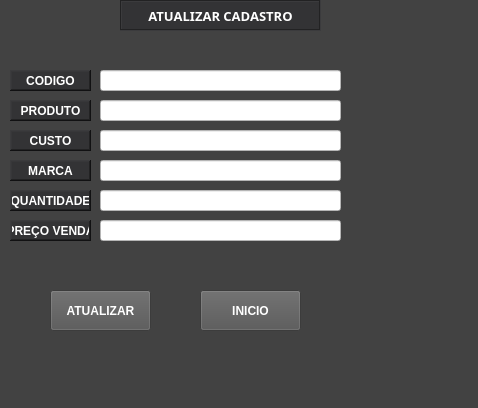
<?xml version="1.0" encoding="UTF-8"?>
<ui version="4.0">
 <class>MainWindow</class>
 <widget class="QMainWindow" name="MainWindow">
  <property name="geometry">
   <rect>
    <x>0</x>
    <y>0</y>
    <width>478</width>
    <height>408</height>
   </rect>
  </property>
  <property name="windowTitle">
   <string>MainWindow</string>
  </property>
  <property name="styleSheet">
   <string notr="true">background-color: rgb(66, 66, 66);</string>
  </property>
  <widget class="QWidget" name="centralwidget">
   <widget class="QLabel" name="label_7">
    <property name="geometry">
     <rect>
      <x>120</x>
      <y>0</y>
      <width>201</width>
      <height>31</height>
     </rect>
    </property>
    <property name="font">
     <font>
      <family>Arial Black</family>
      <pointsize>10</pointsize>
      <weight>75</weight>
      <bold>true</bold>
     </font>
    </property>
    <property name="styleSheet">
     <string notr="true">background-color: rgb(51, 51, 53);
color: rgb(255, 255, 255);</string>
    </property>
    <property name="frameShape">
     <enum>QFrame::Box</enum>
    </property>
    <property name="frameShadow">
     <enum>QFrame::Sunken</enum>
    </property>
    <property name="text">
     <string>ATUALIZAR CADASTRO</string>
    </property>
    <property name="alignment">
     <set>Qt::AlignCenter</set>
    </property>
    <property name="margin">
     <number>-2</number>
    </property>
   </widget>
   <widget class="QLineEdit" name="lineEdit">
    <property name="geometry">
     <rect>
      <x>100</x>
      <y>70</y>
      <width>241</width>
      <height>21</height>
     </rect>
    </property>
    <property name="font">
     <font>
      <family>Arial</family>
      <pointsize>9</pointsize>
     </font>
    </property>
    <property name="cursor">
     <cursorShape>ArrowCursor</cursorShape>
    </property>
    <property name="styleSheet">
     <string notr="true">background-color: rgb(255, 255, 255);</string>
    </property>
    <property name="inputMask">
     <string/>
    </property>
    <property name="text">
     <string/>
    </property>
   </widget>
   <widget class="QLabel" name="label_3">
    <property name="geometry">
     <rect>
      <x>10</x>
      <y>130</y>
      <width>81</width>
      <height>21</height>
     </rect>
    </property>
    <property name="font">
     <font>
      <family>Arial</family>
      <weight>75</weight>
      <bold>true</bold>
     </font>
    </property>
    <property name="styleSheet">
     <string notr="true">background-color: rgb(51, 51, 53);
color: rgb(255, 255, 255);</string>
    </property>
    <property name="frameShape">
     <enum>QFrame::WinPanel</enum>
    </property>
    <property name="frameShadow">
     <enum>QFrame::Raised</enum>
    </property>
    <property name="text">
     <string>CUSTO</string>
    </property>
    <property name="alignment">
     <set>Qt::AlignCenter</set>
    </property>
   </widget>
   <widget class="QLineEdit" name="lineEdit_3">
    <property name="geometry">
     <rect>
      <x>100</x>
      <y>130</y>
      <width>241</width>
      <height>21</height>
     </rect>
    </property>
    <property name="font">
     <font>
      <family>Arial</family>
      <pointsize>9</pointsize>
     </font>
    </property>
    <property name="cursor">
     <cursorShape>ArrowCursor</cursorShape>
    </property>
    <property name="styleSheet">
     <string notr="true">background-color: rgb(255, 255, 255);</string>
    </property>
    <property name="inputMask">
     <string/>
    </property>
    <property name="text">
     <string/>
    </property>
   </widget>
   <widget class="QLabel" name="label_4">
    <property name="geometry">
     <rect>
      <x>10</x>
      <y>160</y>
      <width>81</width>
      <height>21</height>
     </rect>
    </property>
    <property name="font">
     <font>
      <family>Arial</family>
      <weight>75</weight>
      <bold>true</bold>
     </font>
    </property>
    <property name="styleSheet">
     <string notr="true">background-color: rgb(51, 51, 53);
color: rgb(255, 255, 255);</string>
    </property>
    <property name="frameShape">
     <enum>QFrame::WinPanel</enum>
    </property>
    <property name="frameShadow">
     <enum>QFrame::Raised</enum>
    </property>
    <property name="text">
     <string>MARCA</string>
    </property>
    <property name="alignment">
     <set>Qt::AlignCenter</set>
    </property>
   </widget>
   <widget class="QLabel" name="label_5">
    <property name="geometry">
     <rect>
      <x>10</x>
      <y>190</y>
      <width>81</width>
      <height>21</height>
     </rect>
    </property>
    <property name="font">
     <font>
      <family>Arial</family>
      <weight>75</weight>
      <bold>true</bold>
     </font>
    </property>
    <property name="styleSheet">
     <string notr="true">background-color: rgb(51, 51, 53);
color: rgb(255, 255, 255);</string>
    </property>
    <property name="frameShape">
     <enum>QFrame::WinPanel</enum>
    </property>
    <property name="frameShadow">
     <enum>QFrame::Raised</enum>
    </property>
    <property name="text">
     <string>QUANTIDADE</string>
    </property>
    <property name="alignment">
     <set>Qt::AlignCenter</set>
    </property>
   </widget>
   <widget class="QLineEdit" name="lineEdit_2">
    <property name="geometry">
     <rect>
      <x>100</x>
      <y>100</y>
      <width>241</width>
      <height>21</height>
     </rect>
    </property>
    <property name="font">
     <font>
      <family>Arial</family>
      <pointsize>9</pointsize>
     </font>
    </property>
    <property name="cursor">
     <cursorShape>ArrowCursor</cursorShape>
    </property>
    <property name="styleSheet">
     <string notr="true">background-color: rgb(255, 255, 255);</string>
    </property>
    <property name="inputMask">
     <string/>
    </property>
    <property name="text">
     <string/>
    </property>
   </widget>
   <widget class="QLineEdit" name="lineEdit_4">
    <property name="geometry">
     <rect>
      <x>100</x>
      <y>160</y>
      <width>241</width>
      <height>21</height>
     </rect>
    </property>
    <property name="font">
     <font>
      <family>Arial</family>
      <pointsize>9</pointsize>
     </font>
    </property>
    <property name="cursor">
     <cursorShape>ArrowCursor</cursorShape>
    </property>
    <property name="styleSheet">
     <string notr="true">background-color: rgb(255, 255, 255);</string>
    </property>
    <property name="inputMask">
     <string/>
    </property>
    <property name="text">
     <string/>
    </property>
   </widget>
   <widget class="QLineEdit" name="lineEdit_5">
    <property name="geometry">
     <rect>
      <x>100</x>
      <y>190</y>
      <width>241</width>
      <height>21</height>
     </rect>
    </property>
    <property name="font">
     <font>
      <family>Arial</family>
      <pointsize>9</pointsize>
     </font>
    </property>
    <property name="cursor">
     <cursorShape>ArrowCursor</cursorShape>
    </property>
    <property name="styleSheet">
     <string notr="true">background-color: rgb(255, 255, 255);</string>
    </property>
    <property name="inputMask">
     <string/>
    </property>
    <property name="text">
     <string/>
    </property>
   </widget>
   <widget class="QLineEdit" name="lineEdit_6">
    <property name="geometry">
     <rect>
      <x>100</x>
      <y>220</y>
      <width>241</width>
      <height>21</height>
     </rect>
    </property>
    <property name="font">
     <font>
      <family>Arial</family>
      <pointsize>9</pointsize>
     </font>
    </property>
    <property name="cursor">
     <cursorShape>ArrowCursor</cursorShape>
    </property>
    <property name="styleSheet">
     <string notr="true">background-color: rgb(255, 255, 255);</string>
    </property>
    <property name="inputMask">
     <string/>
    </property>
    <property name="text">
     <string/>
    </property>
   </widget>
   <widget class="QLabel" name="label_2">
    <property name="geometry">
     <rect>
      <x>10</x>
      <y>100</y>
      <width>81</width>
      <height>21</height>
     </rect>
    </property>
    <property name="font">
     <font>
      <family>Arial</family>
      <weight>75</weight>
      <bold>true</bold>
     </font>
    </property>
    <property name="styleSheet">
     <string notr="true">background-color: rgb(51, 51, 53);
color: rgb(255, 255, 255);</string>
    </property>
    <property name="frameShape">
     <enum>QFrame::WinPanel</enum>
    </property>
    <property name="frameShadow">
     <enum>QFrame::Raised</enum>
    </property>
    <property name="text">
     <string>PRODUTO</string>
    </property>
    <property name="alignment">
     <set>Qt::AlignCenter</set>
    </property>
   </widget>
   <widget class="QLabel" name="label_6">
    <property name="geometry">
     <rect>
      <x>10</x>
      <y>220</y>
      <width>81</width>
      <height>21</height>
     </rect>
    </property>
    <property name="font">
     <font>
      <family>Arial</family>
      <weight>75</weight>
      <bold>true</bold>
     </font>
    </property>
    <property name="styleSheet">
     <string notr="true">background-color: rgb(51, 51, 53);
color: rgb(255, 255, 255);</string>
    </property>
    <property name="frameShape">
     <enum>QFrame::WinPanel</enum>
    </property>
    <property name="frameShadow">
     <enum>QFrame::Raised</enum>
    </property>
    <property name="text">
     <string>PREÇO VENDA</string>
    </property>
    <property name="alignment">
     <set>Qt::AlignCenter</set>
    </property>
   </widget>
   <widget class="QLabel" name="label">
    <property name="geometry">
     <rect>
      <x>10</x>
      <y>70</y>
      <width>81</width>
      <height>21</height>
     </rect>
    </property>
    <property name="font">
     <font>
      <family>Arial</family>
      <weight>75</weight>
      <bold>true</bold>
     </font>
    </property>
    <property name="styleSheet">
     <string notr="true">background-color: rgb(51, 51, 53);
color: rgb(255, 255, 255);</string>
    </property>
    <property name="frameShape">
     <enum>QFrame::WinPanel</enum>
    </property>
    <property name="frameShadow">
     <enum>QFrame::Raised</enum>
    </property>
    <property name="text">
     <string>CODIGO</string>
    </property>
    <property name="alignment">
     <set>Qt::AlignCenter</set>
    </property>
   </widget>
   <widget class="QPushButton" name="pushButton">
    <property name="geometry">
     <rect>
      <x>50</x>
      <y>290</y>
      <width>101</width>
      <height>41</height>
     </rect>
    </property>
    <property name="font">
     <font>
      <family>Arial</family>
      <weight>75</weight>
      <bold>true</bold>
     </font>
    </property>
    <property name="styleSheet">
     <string notr="true">color: rgb(255, 255, 255);
background-color: rgb(84, 84, 84);</string>
    </property>
    <property name="text">
     <string>ATUALIZAR</string>
    </property>
   </widget>
   <widget class="QPushButton" name="pushButton_2">
    <property name="geometry">
     <rect>
      <x>200</x>
      <y>290</y>
      <width>101</width>
      <height>41</height>
     </rect>
    </property>
    <property name="font">
     <font>
      <family>Arial</family>
      <weight>75</weight>
      <bold>true</bold>
     </font>
    </property>
    <property name="styleSheet">
     <string notr="true">color: rgb(255, 255, 255);
background-color: rgb(84, 84, 84);</string>
    </property>
    <property name="text">
     <string>INICIO</string>
    </property>
   </widget>
  </widget>
  <widget class="QMenuBar" name="menubar">
   <property name="geometry">
    <rect>
     <x>0</x>
     <y>0</y>
     <width>478</width>
     <height>21</height>
    </rect>
   </property>
  </widget>
  <widget class="QStatusBar" name="statusbar"/>
 </widget>
 <resources/>
 <connections/>
</ui>
